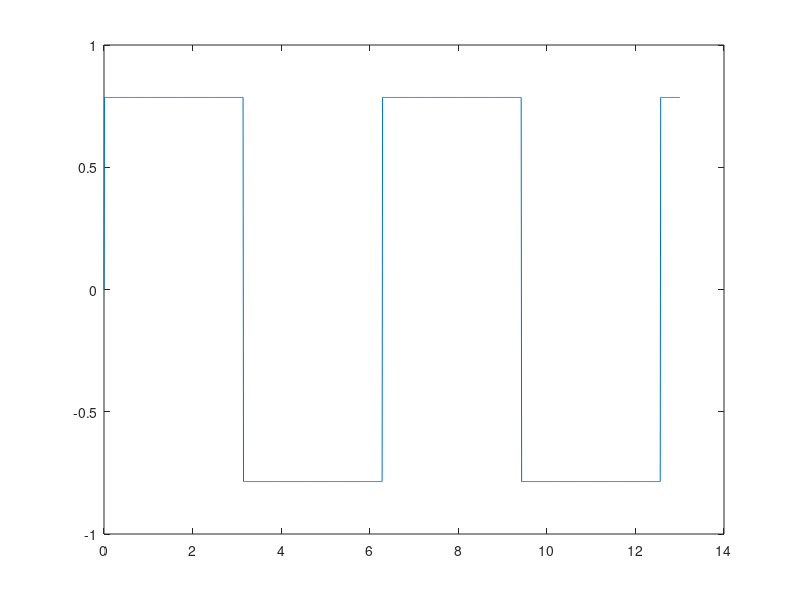

This chart was generated by the following MATLAB code:
%%
%   Trying to make a squarewave function using sin waves !
%
%%
% clear memory and command window
clear;clc;
%%
% identify x as input
x=[0:0.01:13];
%%
% identify output
y=0;
for i=1:2:1000000
    y=y+(1/i)*sin(i*x);
end
plot(x,y);